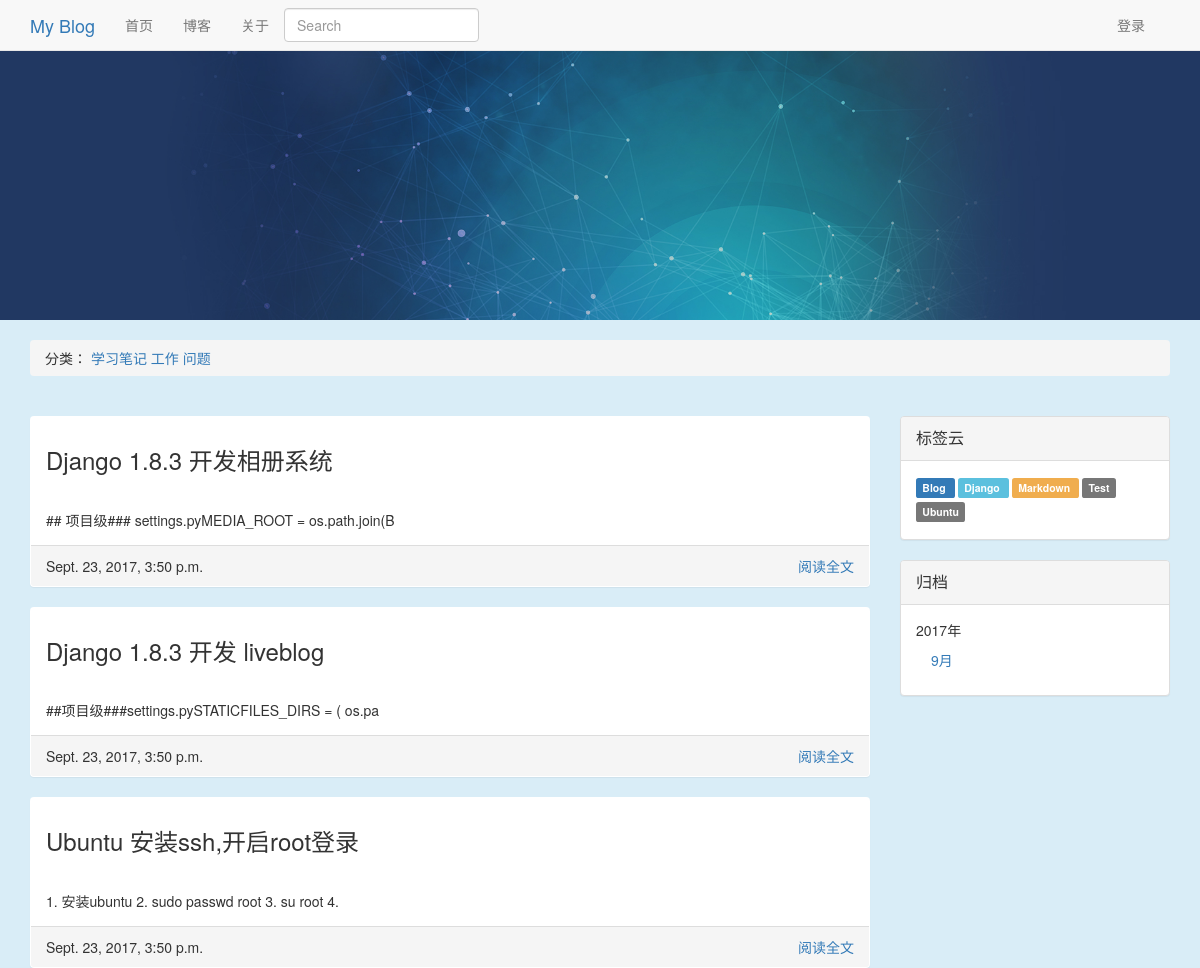
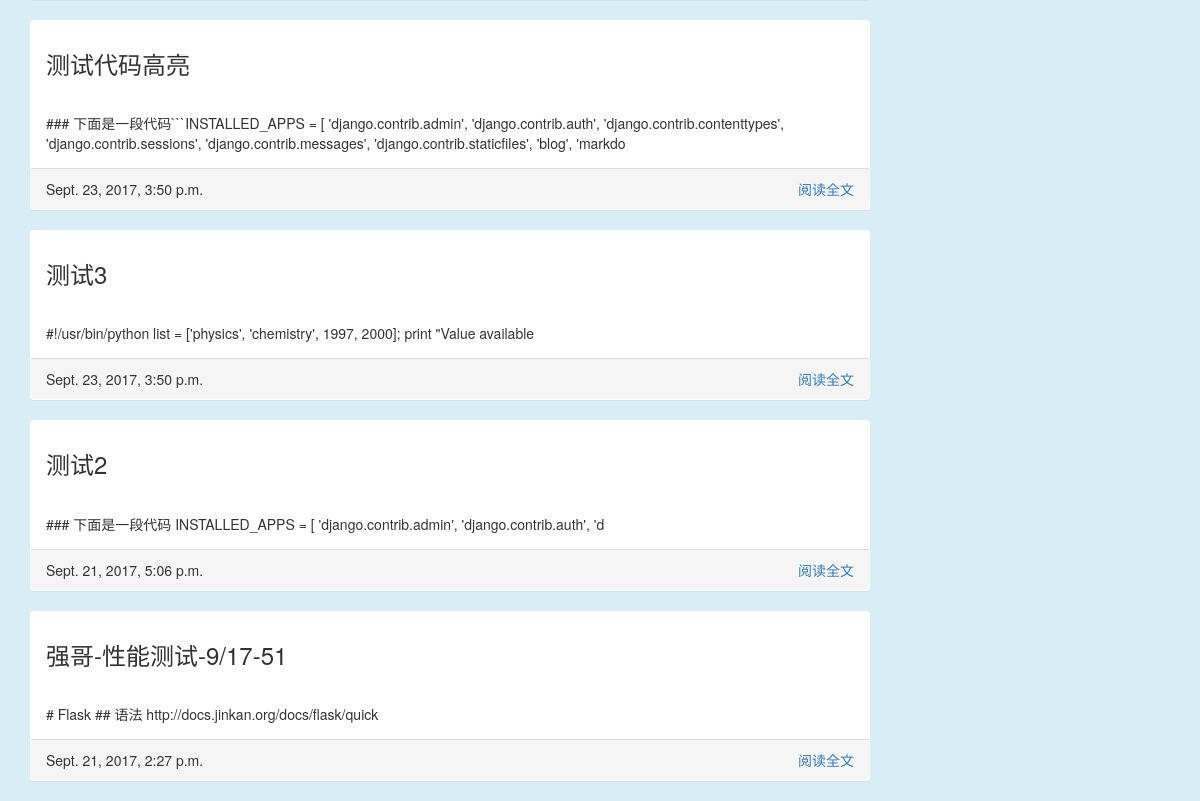
Screenshot of /blog/category/1/ with the database file from the repository (2 pictures, top to bottom).
### blog/models.py (models this page shows, shortened)
class Category(models.Model):
    name = models.CharField('类名', max_length=20)
    created_time = models.DateTimeField('创建时间', auto_now_add=True)
    last_modified_time = models.DateTimeField('修改时间', auto_now=True)
    def __unicode__(self):
        return self.name

class Article(models.Model):
    STATUS_CHOICES = (
        ('d', 'Draft'),
        ('p', 'Published'),
    )
    objects = ArticleManager()
    title = models.CharField('标题', max_length=70)
    body = models.TextField('正文')
    created_time = models.DateTimeField('创建时间', auto_now_add=True)
    tags = models.ManyToManyField('Tag', verbose_name='标签集合', blank=True)
    last_modified_time = models.DateTimeField('修改时间', auto_now=True)
    status = models.CharField('文章状态', max_length=1, choices=STATUS_CHOICES)
    abstract = models.CharField('摘要', max_length=254, blank=True, null=True,
                                help_text="可选，如若为空将摘取正文的前254个字符")
    views = models.PositiveIntegerField('浏览量', default=0)
    likes = models.PositiveIntegerField('点赞数', default=0)
    topped = models.BooleanField('置顶', default=False)
    category = models.ForeignKey('Category', verbose_name='分类',
                                 null=True,
                                 on_delete=models.SET_NULL)
    class Meta:
        ordering = ['-last_modified_time']

class Tag(models.Model):
    name = models.CharField('标签名', max_length=20)
    created_time = models.DateTimeField('创建时间', auto_now_add=True)
    last_modified_time = models.DateTimeField('修改时间', auto_now=True)
    def __unicode__(self):
        return self.name

### blog/views.py (the view)
# urls.py: url(r'^blog/category/(?P<cate_id>\d+)/$', CategoryView.as_view(), name='category'),
class CategoryView(ListView):
    template_name = "blog/category.html"
    context_object_name = "article_list"
    def get_queryset(self):
        article_list = Article.objects.filter(category=self.kwargs['cate_id'], status='p')
        return article_list
    def get_context_data(self, **kwargs):
        kwargs['category_list'] = Category.objects.all().order_by('name')
        kwargs['tag_list'] = Tag.objects.all().order_by('name')
        kwargs['date_archive'] = Article.objects.archive()
        kwargs['color_list'] = ['default', 'info', 'primary', 'warning', 'danger']
        return super(CategoryView, self).get_context_data(**kwargs)

### blog/models.py (called while the page is built)
    def archive(self):
        data_list = Article.objects.datetimes('created_time', 'month', order='DESC')
        data_dict = defaultdict(list)
        for d in data_list:
            data_dict[d.year].append(d.month)
        return sorted(data_dict.items(), reverse=True)

### templates/blog/category.html (shortened to what this page needs)
{% extends "blog/base.html" %}
{% block left %}
      {% for article in article_list %}
        <div class="panel">
            <div class="panel-heading">
                <div class="panel-title">
                    <h3>{{ article.title }}</h3></div>
            </div>
            <div class="panel-body">
                {{ article.abstract }}
            </div>
            <div class="panel-footer">
               <span>{{ article.last_modified_time }}</span>
                <span class="pull-right"><a href="{% url 'article' article.id %}">阅读全文</a></span>
            </div>
        </div>
    {% endfor %}
{% endblock %}

### templates/blog/base.html (shortened to what this page needs)
<!DOCTYPE html>
<html lang="en">
<head>
    {% load staticfiles %}
    <link rel="stylesheet" href="{% static 'blog/css/bootstrap.min2.css' %}">
    <link rel="stylesheet" href="{% static 'blog/css/code.css' %}">
    <link rel="stylesheet" href="{% static 'blog/css/github.css' %}">
</head>
<body class="bg-info">
{% block nav %}
        <nav class="navbar navbar-default navbar-static-top" style="margin-bottom: 0px;">
        <div class="container">
            <div class="nav-header">
                <div class="navbar-brand"><a href="{% url 'index' %}">My Blog</a></div>
            </div>
            <ul class="nav navbar-nav">
                <li><a href="{% url 'index' %}">首页</a></li>
                <li><a href="{% url 'index' %}">博客</a></li>
                <li><a href="{% url 'index' %}">关于</a></li>
            </ul>
            <ul class="nav navbar-nav navbar-right" style="margin-right: 10px;">
                <li><a href="../admin/" class="navbar-link">登录</a></li>
            </ul>
            <form class="navbar-form" action="" method="get">
                <input class="form-control" type="text" name="q" placeholder="Search">
            </form>
            </div>
        </nav>
{% endblock %}
{% block banner %}
        <img class="img-responsive" src="{% static 'blog/img/banner_wide.jpg' %}">
{% endblock %}
{% block breadcrumb %}
    <div class="container" style="margin-top: 20px;">
        <ol class="breadcrumb">
           <span>分类：</span>
            {% for category in category_list %}
                <a href="{% url 'category' category.id %}">{{ category }}</a>
            {% endfor %}
        </ol>
    </div>
{% endblock %}
<div class="container" style="margin-top: 20px;">
    {% block content %}
        <div class="col-md-9" style="padding-left: 0px;">
            {% block left %}{% endblock %}
        </div>
        <div class="col-md-3" style="padding-right: 0px;">
        {% block right %}
            <div class="panel panel-default">
                <div class="panel-heading"><div class="panel-title">标签云</div></div>
                <div class="panel-body">
                    {% for tag in tag_list %}
                        <a class="label label-{{ color_list | random }}" style="line-height: 24px;margin-right: 3px;" href="{% url 'tag' tag.id  %}">
                            {{ tag }}
                        </a>
                    {% endfor %}
                </div>
            </div>
            <div class="panel panel-default">
                <div class="panel-heading"><div class="panel-title">归档</div></div>
                <div class="panel-body">
                    {% for year,month_list in date_archive %}
                        <ul class="nav nav-stacked">
                            {{ year }}年
                             {% for month in month_list %}
                                 <li><a href="{% url 'archive' year month %}">{{ month }}月</a></li>
                             {% endfor %}
                        </ul>
                    {% endfor %}
                </div>
            </div>
        {% endblock %}
        </div>
    {% endblock %}
</div>
</body>
</html>

### rows the page displays
Category: name "学习笔记"
Category: name "工作"
Category: name "问题"
Article: title "Django 1.8.3 开发相册系统", abstract "## 项目级### settings.pyMEDIA_ROOT = os.path.join(B", last_modified_time "Sept. 23, 2017, 3:50 p.m."
Article: title "Django 1.8.3 开发 liveblog", abstract "##项目级###settings.pySTATICFILES_DIRS = ( os.pa", last_modified_time "Sept. 23, 2017, 3:50 p.m."
Article: title "Ubuntu 安装ssh,开启root登录", abstract "1. 安装ubuntu 2. sudo passwd root 3. su root 4.", last_modified_time "Sept. 23, 2017, 3:50 p.m."
Article: title "测试代码高亮", abstract "### 下面是一段代码```INSTALLED_APPS = [ 'django.contrib.admin', 'django.contrib.auth', 'django.contrib.contenttypes', 'django.contrib.sessions', 'django.contrib.messages', 'django.contrib.staticfiles', 'blog', 'markdo", last_modified_time "Sept. 23, 2017, 3:50 p.m."
Article: title "测试3", abstract "#!/usr/bin/python list = ['physics', 'chemistry', 1997, 2000]; print \"Value available", last_modified_time "Sept. 23, 2017, 3:50 p.m."
Article: title "测试2", abstract "### 下面是一段代码 INSTALLED_APPS = [ 'django.contrib.admin', 'django.contrib.auth', 'd", last_modified_time "Sept. 21, 2017, 5:06 p.m."
Article: title "强哥-性能测试-9/17-51", abstract "# Flask ## 语法 http://docs.jinkan.org/docs/flask/quick", last_modified_time "Sept. 21, 2017, 2:27 p.m."
Tag: name "Blog"
Tag: name "Django"
Tag: name "Markdown"
Tag: name "Test"
Tag: name "Ubuntu"

### other values shown
{{ year }} "2017"
{{ month }} "9"
